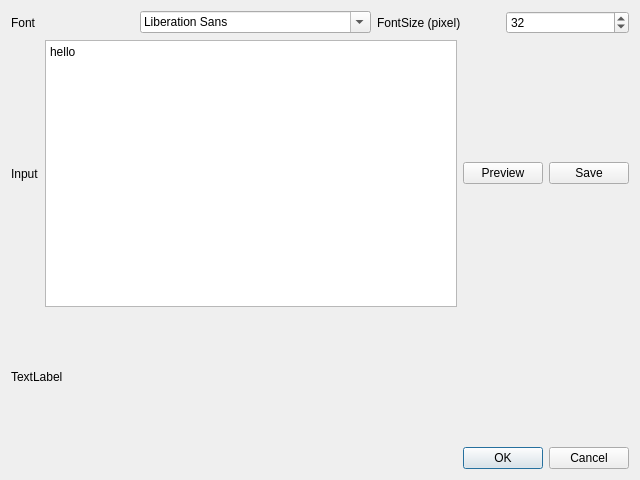
<?xml version="1.0" encoding="UTF-8"?>
<ui version="4.0">
 <class>DialogTextToImage</class>
 <widget class="QDialog" name="DialogTextToImage">
  <property name="geometry">
   <rect>
    <x>0</x>
    <y>0</y>
    <width>640</width>
    <height>480</height>
   </rect>
  </property>
  <property name="windowTitle">
   <string>Dialog</string>
  </property>
  <layout class="QVBoxLayout" name="verticalLayout">
   <item>
    <layout class="QHBoxLayout" name="horizontalLayout_2">
     <item>
      <widget class="QLabel" name="label_2">
       <property name="text">
        <string>Font</string>
       </property>
      </widget>
     </item>
     <item>
      <widget class="QFontComboBox" name="fontComboBox"/>
     </item>
     <item>
      <widget class="QLabel" name="label_3">
       <property name="text">
        <string>FontSize (pixel)</string>
       </property>
      </widget>
     </item>
     <item>
      <widget class="QSpinBox" name="spinBoxFontSize">
       <property name="minimum">
        <number>5</number>
       </property>
       <property name="maximum">
        <number>60</number>
       </property>
       <property name="value">
        <number>32</number>
       </property>
      </widget>
     </item>
    </layout>
   </item>
   <item>
    <layout class="QHBoxLayout" name="horizontalLayout">
     <item>
      <widget class="QLabel" name="label">
       <property name="text">
        <string>Input</string>
       </property>
      </widget>
     </item>
     <item>
      <widget class="QPlainTextEdit" name="plainTextEditInput">
       <property name="plainText">
        <string>hello</string>
       </property>
       <property name="placeholderText">
        <string>输入文字</string>
       </property>
      </widget>
     </item>
     <item>
      <widget class="QPushButton" name="pushButtonPreview">
       <property name="text">
        <string>Preview</string>
       </property>
      </widget>
     </item>
     <item>
      <widget class="QPushButton" name="pushButtonSaveBin">
       <property name="text">
        <string>Save</string>
       </property>
      </widget>
     </item>
    </layout>
   </item>
   <item>
    <widget class="QLabel" name="labelPreview">
     <property name="minimumSize">
      <size>
       <width>250</width>
       <height>128</height>
      </size>
     </property>
     <property name="text">
      <string>TextLabel</string>
     </property>
    </widget>
   </item>
   <item>
    <widget class="QDialogButtonBox" name="buttonBox">
     <property name="orientation">
      <enum>Qt::Horizontal</enum>
     </property>
     <property name="standardButtons">
      <set>QDialogButtonBox::Cancel|QDialogButtonBox::Ok</set>
     </property>
    </widget>
   </item>
  </layout>
 </widget>
 <resources/>
 <connections>
  <connection>
   <sender>buttonBox</sender>
   <signal>accepted()</signal>
   <receiver>DialogTextToImage</receiver>
   <slot>accept()</slot>
   <hints>
    <hint type="sourcelabel">
     <x>248</x>
     <y>254</y>
    </hint>
    <hint type="destinationlabel">
     <x>157</x>
     <y>274</y>
    </hint>
   </hints>
  </connection>
  <connection>
   <sender>buttonBox</sender>
   <signal>rejected()</signal>
   <receiver>DialogTextToImage</receiver>
   <slot>reject()</slot>
   <hints>
    <hint type="sourcelabel">
     <x>316</x>
     <y>260</y>
    </hint>
    <hint type="destinationlabel">
     <x>286</x>
     <y>274</y>
    </hint>
   </hints>
  </connection>
 </connections>
</ui>
